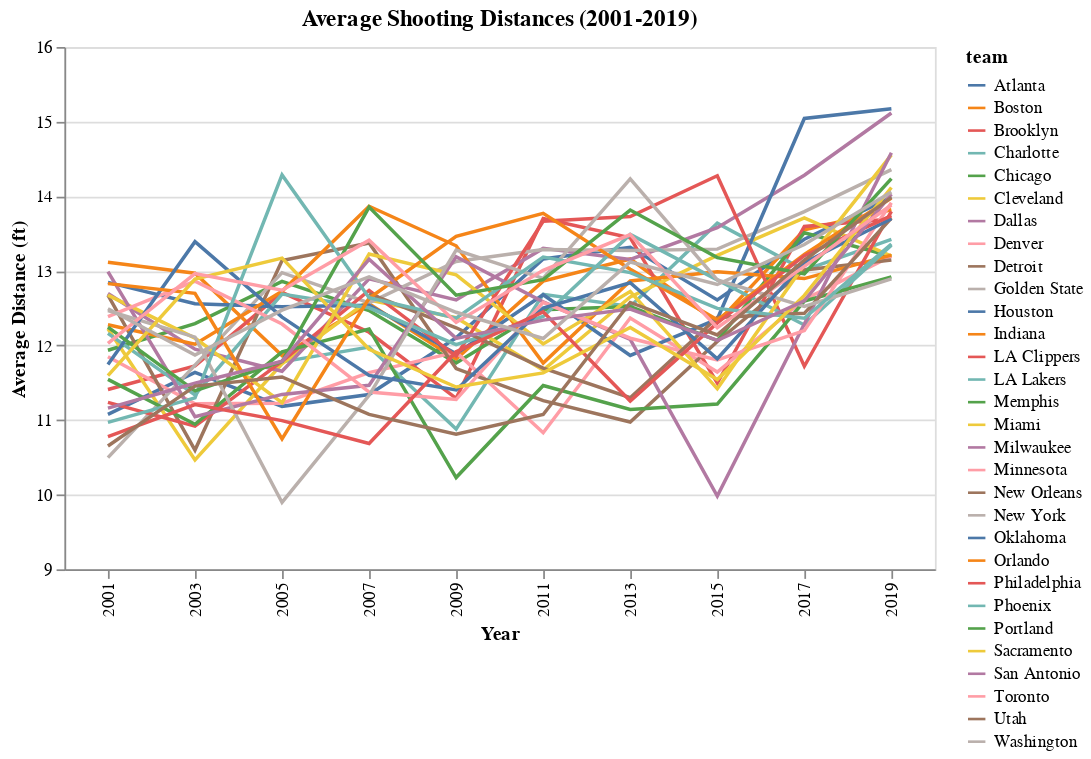

The notebook cell this image was saved under:
### Code cell
options = [None] + total['team'].unique().tolist()
labels = ['All'] + total['team'].unique().tolist()

input_dropdown = alt.binding_select(options = options,
                                    labels = labels,
                                    name = 'Team: ')

selection = alt.selection_point(fields = ['team'], bind = input_dropdown)

chart =    alt.Chart(melted_teams).mark_line().encode(
            x = 'Year:N',
            y = alt.Y('avg_distance:Q', title = 'Average Distance (ft)', scale=alt.Scale(domain=[9, 16])),
            color = alt.condition(selection, alt.Color('team:N'), 
                                  alt.value('white')),
            tooltip = alt.Tooltip(['team:N', 'Year:N', 'avg_distance:Q'])
        ).add_params(
            selection
        ).transform_filter(selection).properties(title = 'Average Shooting Distances (2001-2019)',
                    width = 500,
                    height = 300)

chart

#chart.save('shotcomparison.html')

### Figure 1 — Vega-Lite specification as saved in the notebook (floating-point values rounded to 4 significant figures; data arrays with more than 128 entries replaced by an {"elided": "..."} marker saying what was removed)
{"config": {"view": {"continuousWidth": 300, "continuousHeight": 300}}, "data": {"name": "data-a6ae9f1709d01dfc683f4ac8df57bff3"}, "mark": {"type": "line"}, "encoding": {"color": {"condition": {"param": "param_2", "field": "team", "type": "nominal"}, "value": "white"}, "tooltip": [{"field": "team", "type": "nominal"}, {"field": "Year", "type": "nominal"}, {"field": "avg_distance", "type": "quantitative"}], "x": {"field": "Year", "type": "nominal"}, "y": {"field": "avg_distance", "scale": {"domain": [9, 16]}, "title": "Average Distance (ft)", "type": "quantitative"}}, "height": 300, "params": [{"name": "param_2", "select": {"type": "point", "fields": ["team"]}, "bind": {"input": "select", "options": [null, "Atlanta", "Boston", "Brooklyn", "Charlotte", "Chicago", "Cleveland", "Dallas", "Denver", "Detroit", "Golden State", "Houston", "Indiana", "LA Clippers", "LA Lakers", "Memphis", "Miami", "Milwaukee", "Minnesota", "New Orleans", "New York", "Oklahoma", "Orlando", "Philadelphia", "Phoenix", "Portland", "Sacramento", "San Antonio", "Toronto", "Utah", "Washington"], "labels": ["All", "Atlanta", "Boston", "Brooklyn", "Charlotte", "Chicago", "Cleveland", "Dallas", "Denver", "Detroit", "Golden State", "Houston", "Indiana", "LA Clippers", "LA Lakers", "Memphis", "Miami", "Milwaukee", "Minnesota", "New Orleans", "New York", "Oklahoma", "Orlando", "Philadelphia", "Phoenix", "Portland", "Sacramento", "San Antonio", "Toronto", "Utah", "Washington"], "name": "Team: "}}], "title": "Average Shooting Distances (2001-2019)", "transform": [{"filter": {"param": "param_2"}}], "width": 500, "$schema": "https://vega.github.io/schema/vega-lite/v5.16.3.json", "datasets": {"data-a6ae9f1709d01dfc683f4ac8df57bff3": {"elided": "300 records"}}}
